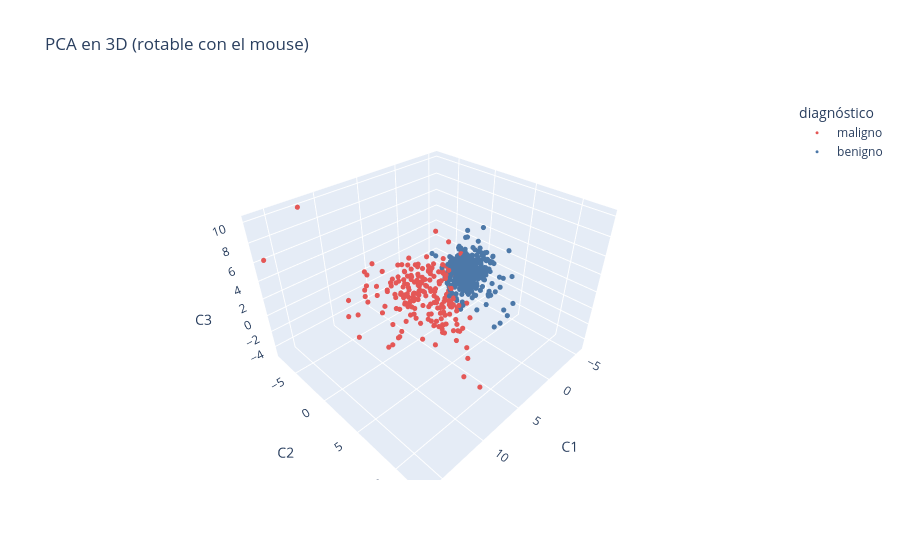

Notebook code for this chart:
### Markdown cell above
PCA **no clasificó** nada: los tumores parecidos comparten mediciones y quedan cerca. La estructura ya estaba en los datos; PCA solo la dejó **a la vista**. Y en **3D** se ve aún mejor:

### Code cell
Z3 = PCA(n_components=3).fit_transform(X_c)
fig = px.scatter_3d(x=Z3[:, 0], y=Z3[:, 1], z=Z3[:, 2], color=diag,
                    color_discrete_map={'benigno': '#4C78A8', 'maligno': '#E45756'},
                    labels={'x': 'C1', 'y': 'C2', 'z': 'C3', 'color': 'diagnóstico'},
                    title='PCA en 3D (rotable con el mouse)')
fig.update_traces(marker_size=3)
fig.show()

### Figure 1 — Plotly figure (JSON) as saved in the notebook; plotly's stock layout.template omitted (floating-point values rounded to 4 significant figures; data arrays with more than 128 entries replaced by an {"elided": "..."} marker saying what was removed)
{"data": [{"hovertemplate": "diagnóstico=maligno<br>C1=%{x}<br>C2=%{y}<br>C3=%{z}<extra></extra>", "legendgroup": "maligno", "marker": {"color": "#E45756", "size": 3, "symbol": "circle"}, "mode": "markers", "name": "maligno", "scene": "scene", "showlegend": true, "type": "scatter3d", "x": {"elided": "212 float values"}, "y": {"elided": "212 float values"}, "z": {"elided": "212 float values"}}, {"hovertemplate": "diagnóstico=benigno<br>C1=%{x}<br>C2=%{y}<br>C3=%{z}<extra></extra>", "legendgroup": "benigno", "marker": {"color": "#4C78A8", "size": 3, "symbol": "circle"}, "mode": "markers", "name": "benigno", "scene": "scene", "showlegend": true, "type": "scatter3d", "x": {"elided": "357 float values"}, "y": {"elided": "357 float values"}, "z": {"elided": "357 float values"}}], "layout": {"legend": {"title": {"text": "diagnóstico"}, "tracegroupgap": 0}, "scene": {"domain": {"x": [0.0, 1.0], "y": [0.0, 1.0]}, "xaxis": {"title": {"text": "C1"}}, "yaxis": {"title": {"text": "C2"}}, "zaxis": {"title": {"text": "C3"}}}, "title": {"text": "PCA en 3D (rotable con el mouse)"}}}
